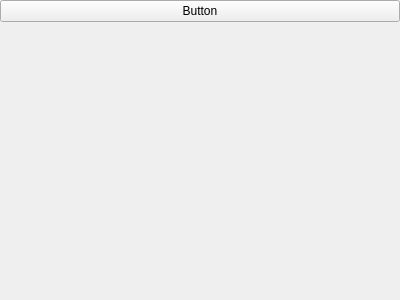
<?xml version="1.0" encoding="UTF-8"?>
<ui version="4.0">
 <class>ToolItem</class>
 <widget class="QWidget" name="ToolItem">
  <property name="geometry">
   <rect>
    <x>0</x>
    <y>0</y>
    <width>400</width>
    <height>300</height>
   </rect>
  </property>
  <property name="windowTitle">
   <string>ToolItem</string>
  </property>
  <layout class="QGridLayout" name="gridLayout">
   <property name="leftMargin">
    <number>0</number>
   </property>
   <property name="topMargin">
    <number>0</number>
   </property>
   <property name="rightMargin">
    <number>0</number>
   </property>
   <property name="bottomMargin">
    <number>0</number>
   </property>
   <property name="horizontalSpacing">
    <number>0</number>
   </property>
   <property name="verticalSpacing">
    <number>2</number>
   </property>
   <item row="0" column="0">
    <widget class="QPushButton" name="pushButton">
     <property name="text">
      <string>Button</string>
     </property>
    </widget>
   </item>
   <item row="1" column="0">
    <widget class="QWidget" name="widgetContent" native="true">
     <layout class="QVBoxLayout" name="verticalLayout">
      <property name="spacing">
       <number>0</number>
      </property>
      <property name="leftMargin">
       <number>0</number>
      </property>
      <property name="topMargin">
       <number>0</number>
      </property>
      <property name="rightMargin">
       <number>0</number>
      </property>
      <property name="bottomMargin">
       <number>0</number>
      </property>
      <item>
       <layout class="QVBoxLayout" name="verticalLayoutContent"/>
      </item>
     </layout>
    </widget>
   </item>
  </layout>
 </widget>
 <resources/>
 <connections/>
</ui>
